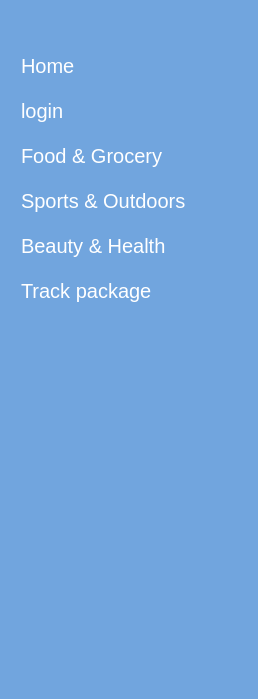
     <widget class="QWidget" name="icon_name_widget" native="true">
      <property name="styleSheet">
       <string notr="true">QWidget{
	background-color:#71a5de;
}

QPushButton{
	color: white;
	text-align: left;
	height: 30px;
	border: none;
	padding-left: 10px;
	padding-right: 20px;
	border-top-left-radius: 10px;
	border-bottom-left-radius: 10px;
}

QPushButton:checked{
	background-color: #ffffff;
	color:#71a5de;
	font-weight:bold;
}</string>
      </property>
      <layout class="QVBoxLayout" name="verticalLayout_4">
       <property name="rightMargin">
        <number>0</number>
       </property>
       <item>
        <layout class="QHBoxLayout" name="horizontalLayout_3">
         <property name="rightMargin">
          <number>40</number>
         </property>
         <item>
          <widget class="QLabel" name="label_8">
           <property name="text">
            <string/>
           </property>
          </widget>
         </item>
         <item>
          <widget class="QLabel" name="label_3">
           <property name="text">
            <string/>
           </property>
          </widget>
         </item>
        </layout>
       </item>
       <item>
        <layout class="QVBoxLayout" name="verticalLayout_2">
         <property name="spacing">
          <number>15</number>
         </property>
         <property name="topMargin">
          <number>20</number>
         </property>
         <item>
          <widget class="QPushButton" name="Customer_Gui_btnHomePage_1">
           <property name="font">
            <font>
             <pointsize>15</pointsize>
            </font>
           </property>
           <property name="text">
            <string>Home</string>
           </property>
           <property name="icon">
            <iconset resource="resources.qrc">
             <normaloff>:/icons/icon/home_white.svg</normaloff>
             <normalon>:/icons/icon/home_blue.svg</normalon>:/icons/icon/home_white.svg</iconset>
           </property>
           <property name="iconSize">
            <size>
             <width>25</width>
             <height>25</height>
            </size>
           </property>
           <property name="checkable">
            <bool>true</bool>
           </property>
           <property name="autoExclusive">
            <bool>true</bool>
           </property>
          </widget>
         </item>
         <item>
          <widget class="QPushButton" name="Customer_Gui_btnLoginPage_1">
           <property name="font">
            <font>
             <pointsize>15</pointsize>
            </font>
           </property>
           <property name="text">
            <string>login</string>
           </property>
           <property name="icon">
            <iconset resource="resources.qrc">
             <normaloff>:/icons/icon/profile_white.png</normaloff>
             <normalon>:/icons/icon/profile_blue.png</normalon>:/icons/icon/profile_white.png</iconset>
           </property>
           <property name="iconSize">
            <size>
             <width>25</width>
             <height>25</height>
            </size>
           </property>
           <property name="checkable">
            <bool>true</bool>
           </property>
           <property name="autoExclusive">
            <bool>true</bool>
           </property>
          </widget>
         </item>
         <item>
          <widget class="QPushButton" name="Customer_Gui_btnFoodandGroceryPage_1">
           <property name="font">
            <font>
             <pointsize>15</pointsize>
            </font>
           </property>
           <property name="text">
            <string>Food &amp;&amp; Grocery  </string>
           </property>
           <property name="icon">
            <iconset resource="resources.qrc">
             <normaloff>:/icons/icon/apple_white.svg</normaloff>
             <normalon>:/icons/icon/apple.svg</normalon>:/icons/icon/apple_white.svg</iconset>
           </property>
           <property name="iconSize">
            <size>
             <width>25</width>
             <height>25</height>
            </size>
           </property>
           <property name="checkable">
            <bool>true</bool>
           </property>
           <property name="autoExclusive">
            <bool>true</bool>
           </property>
          </widget>
         </item>
         <item>
          <widget class="QPushButton" name="Customer_Gui_btnSportsandOutdoorsPage_1">
           <property name="font">
            <font>
             <pointsize>15</pointsize>
            </font>
           </property>
           <property name="text">
            <string>Sports &amp;&amp; Outdoors</string>
           </property>
           <property name="icon">
            <iconset resource="resources.qrc">
             <normaloff>:/icons/icon/baseball_ball_white.png</normaloff>
             <normalon>:/icons/icon/baseball_ball_blue.png</normalon>:/icons/icon/baseball_ball_white.png</iconset>
           </property>
           <property name="iconSize">
            <size>
             <width>25</width>
             <height>25</height>
            </size>
           </property>
           <property name="checkable">
            <bool>true</bool>
           </property>
           <property name="autoExclusive">
            <bool>true</bool>
           </property>
          </widget>
         </item>
         <item>
          <widget class="QPushButton" name="Customer_Gui_btnBeautyandHealthPage_1">
           <property name="font">
            <font>
             <pointsize>15</pointsize>
             <kerning>true</kerning>
            </font>
           </property>
           <property name="styleSheet">
            <string notr="true">padding-right: 40px;</string>
           </property>
           <property name="text">
            <string>Beauty &amp;&amp; Health       </string>
           </property>
           <property name="icon">
            <iconset resource="resources.qrc">
             <normaloff>:/icons/icon/lipstick_white.png</normaloff>
             <normalon>:/icons/icon/lipstick_blue.png</normalon>:/icons/icon/lipstick_white.png</iconset>
           </property>
           <property name="iconSize">
            <size>
             <width>25</width>
             <height>25</height>
            </size>
           </property>
           <property name="checkable">
            <bool>true</bool>
           </property>
           <property name="autoExclusive">
            <bool>true</bool>
           </property>
          </widget>
         </item>
         <item>
          <widget class="QPushButton" name="Customer_Gui_btnTrackPackagePage_1">
           <property name="font">
            <font>
             <pointsize>15</pointsize>
             <kerning>true</kerning>
            </font>
           </property>
           <property name="styleSheet">
            <string notr="true">padding-right: 40px;</string>
           </property>
           <property name="text">
            <string>Track package</string>
           </property>
           <property name="icon">
            <iconset resource="resources.qrc">
             <normaloff>:/icons/icon/package_whilte.png</normaloff>
             <normalon>:/icons/icon/package_blue.png</normalon>:/icons/icon/package_whilte.png</iconset>
           </property>
           <property name="iconSize">
            <size>
             <width>25</width>
             <height>25</height>
            </size>
           </property>
           <property name="checkable">
            <bool>true</bool>
           </property>
           <property name="autoExclusive">
            <bool>true</bool>
           </property>
          </widget>
         </item>
        </layout>
       </item>
       <item>
        <spacer name="verticalSpacer_2">
         <property name="orientation">
          <enum>Qt::Vertical</enum>
         </property>
         <property name="sizeHint" stdset="0">
          <size>
           <width>247</width>
           <height>346</height>
          </size>
         </property>
        </spacer>
       </item>
       <item>
        <widget class="QPushButton" name="pushButton_12">
         <property name="text">
          <string/>
         </property>
        </widget>
       </item>
      </layout>
     </widget>
